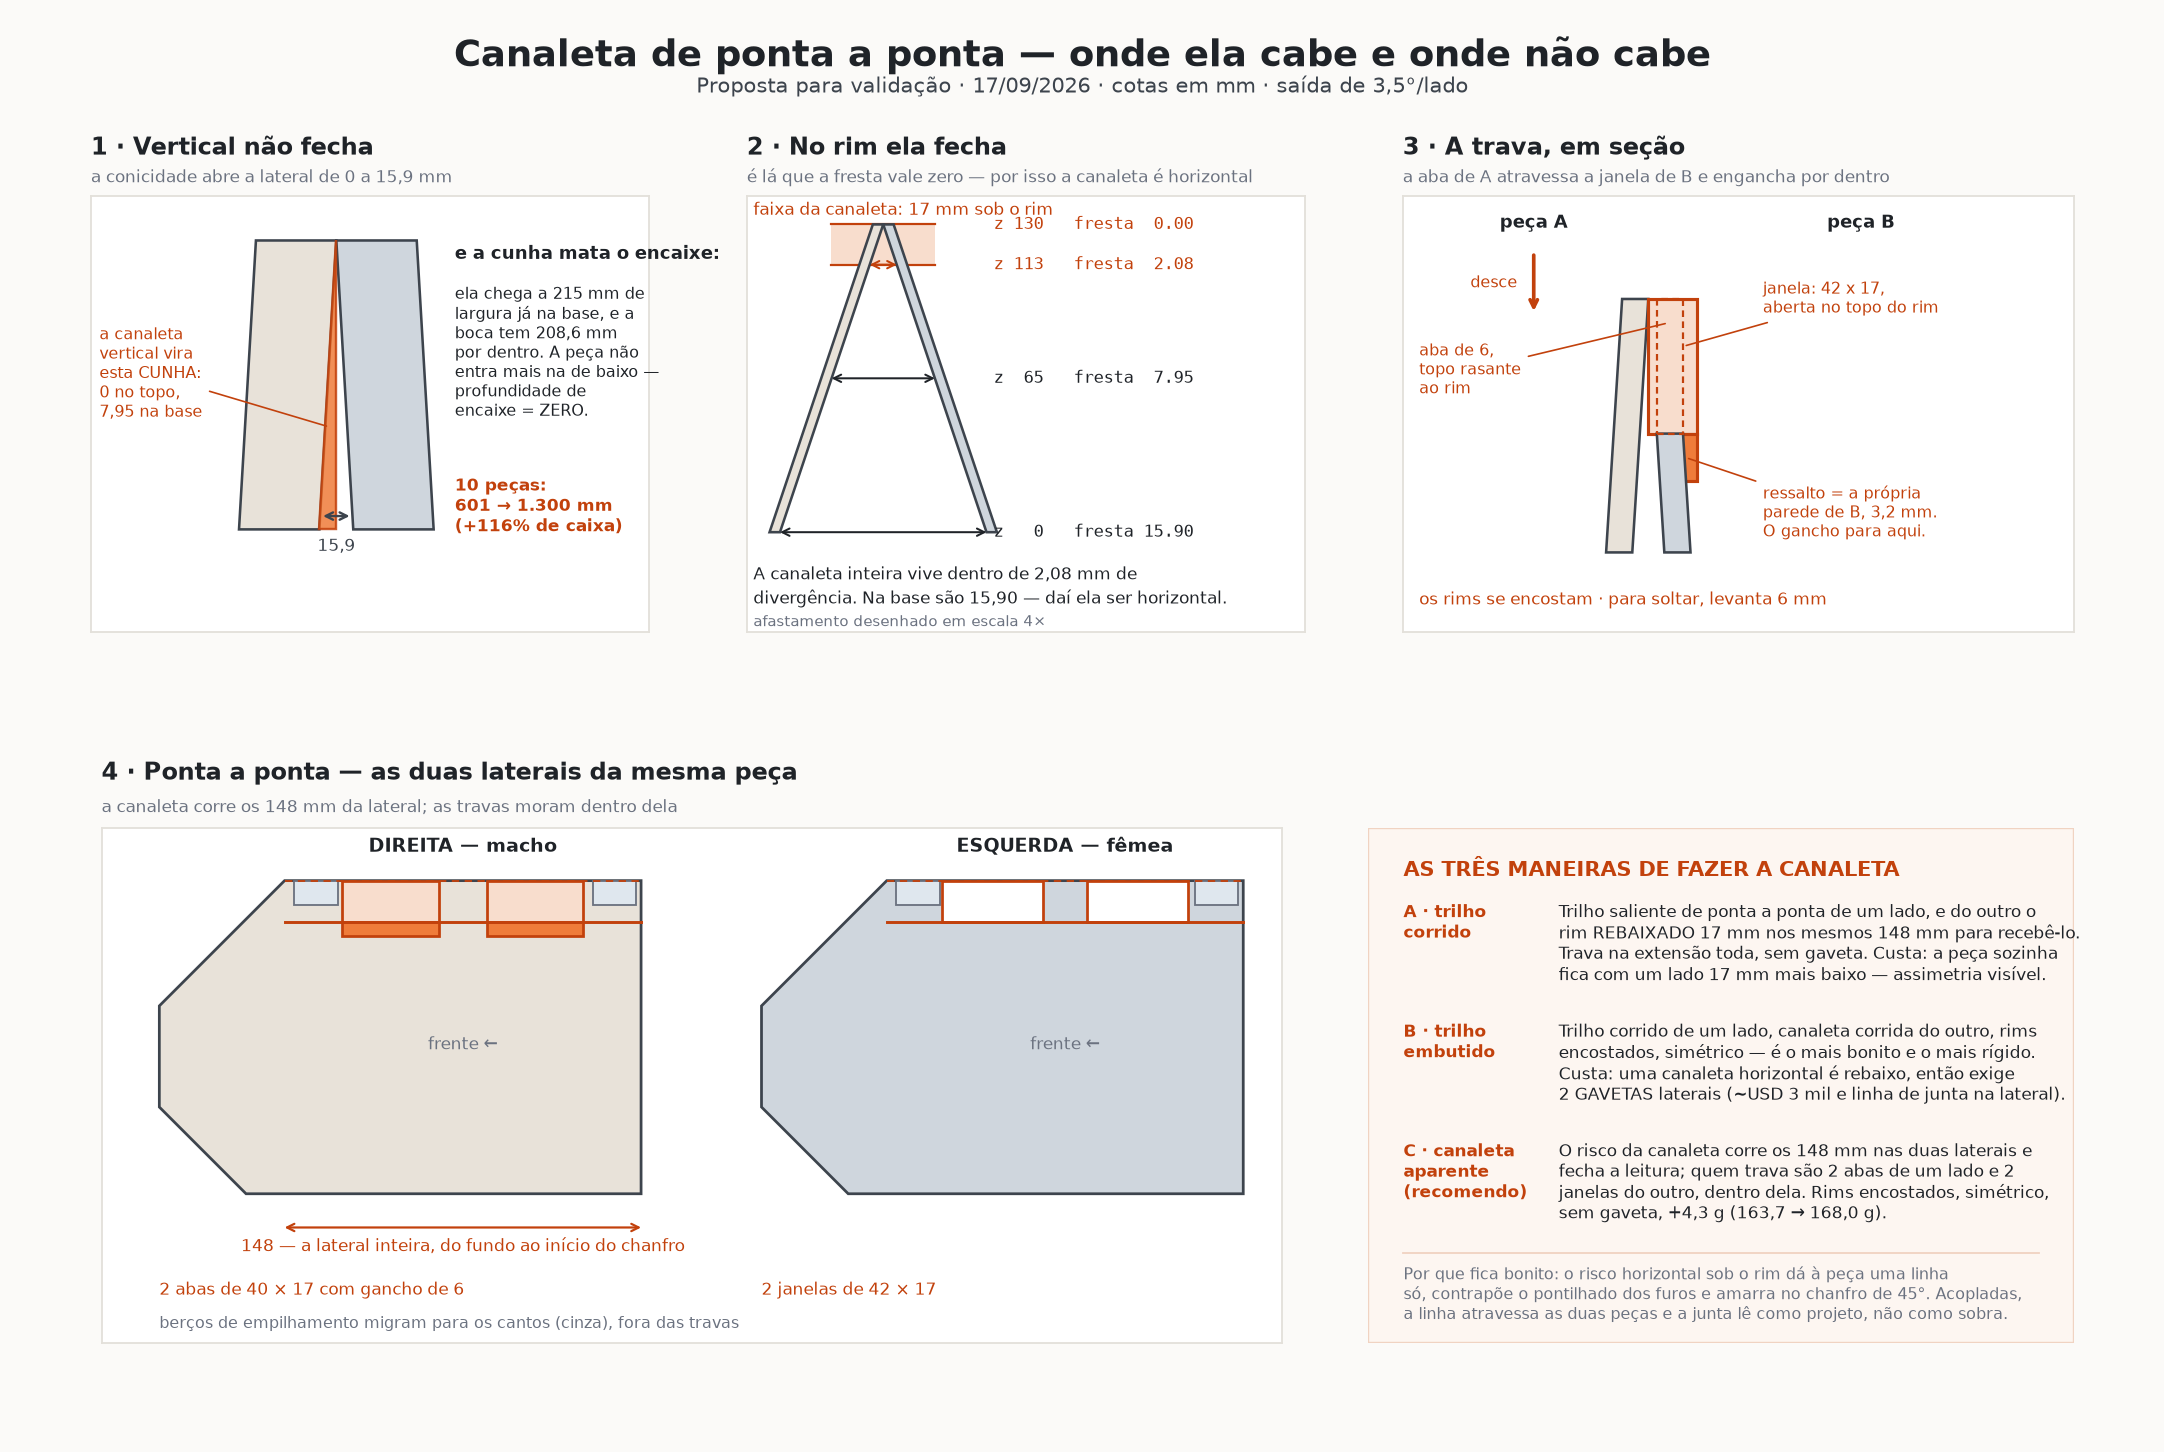

Recreate this plot in Python.
#!/usr/bin/env python3
"""Canaleta de ponta a ponta na lateral -- desenho de validacao.

Responde ao pedido "uma canaleta de ponta a ponta na lateral, de um lado macho
e do outro femea", mostrando (a) por que ela nao pode ser VERTICAL, (b) por que
no rim ela fecha, (c) as tres maneiras de faze-la corrida e o que cada uma
custa. Nao gera solido.
"""
import matplotlib
matplotlib.use("Agg")
import matplotlib.pyplot as plt
from matplotlib.patches import Polygon, Rectangle
import numpy as np

TINTA, LINHA = "#1f2328", "#3d444d"
PECA, PECA2 = "#e8e2d9", "#cfd6dd"
NOVO, CINZA = "#c2410c", "#6b7280"
ROSA, FORTE, FUNDO = "#f8ddcd", "#ef7c3a", "#fbfaf8"
T = np.tan(np.radians(3.5))

fig = plt.figure(figsize=(16.4, 11.0), facecolor=FUNDO)
fig.text(0.5, 0.975, "Canaleta de ponta a ponta — onde ela cabe e onde não cabe",
         ha="center", va="top", fontsize=20, color=TINTA, weight="bold")
fig.text(0.5, 0.948, "Proposta para validação · 17/09/2026 · cotas em mm · saída de 3,5°/lado",
         ha="center", va="top", fontsize=11.5, color=LINHA)


def eixo(rect, num, tit, sub=""):
    ax = fig.add_axes(rect); ax.set_facecolor("white")
    for s in ax.spines.values():
        s.set_color("#e3e0da"); s.set_linewidth(1)
    ax.set_xticks([]); ax.set_yticks([])
    ax.text(0, 1.082, f"{num} · {tit}", transform=ax.transAxes, fontsize=13,
            color=TINTA, weight="bold", va="bottom")
    if sub:
        ax.text(0, 1.022, sub, transform=ax.transAxes, fontsize=9.5,
                color=CINZA, va="bottom")
    return ax


# ======== 1 - VERTICAL NAO FECHA ==========================================
ax = eixo([0.042, 0.565, 0.258, 0.30], "1", "Vertical não fecha",
          "a conicidade abre a lateral de 0 a 15,9 mm")
ax.set_xlim(-108, 156); ax.set_ylim(-46, 150)
ax.add_patch(Polygon([(0, 0), (8, 130), (-30, 130), (-38, 0)], closed=True,
                     facecolor=PECA, edgecolor=LINHA, lw=1.4))
ax.add_patch(Polygon([(16, 0), (8, 130), (46, 130), (54, 0)], closed=True,
                     facecolor=PECA2, edgecolor=LINHA, lw=1.4))
# a cunha que uma canaleta vertical precisaria ser
ax.add_patch(Polygon([(8, 130), (8, 0), (0, 0)], closed=True, facecolor=FORTE,
                     edgecolor=NOVO, lw=1.3, alpha=.85))
ax.annotate("a canaleta\nvertical vira\nesta CUNHA:\n0 no topo,\n7,95 na base",
            (5, 46), (-104, 70), fontsize=8.8, color=NOVO, ha="left", va="center",
            arrowprops=dict(arrowstyle="-", color=NOVO, lw=.9))
ax.annotate("", (0, 6), (16, 6), arrowprops=dict(arrowstyle="<->", color=LINHA, lw=1.3))
ax.text(8, -4, "15,9", fontsize=9, color=LINHA, ha="center", va="top")
ax.text(64, 128, "e a cunha mata o encaixe:", fontsize=9.6, color=TINTA,
        weight="bold", va="top")
ax.text(64, 110, "ela chega a 215 mm de\nlargura já na base, e a\nboca tem 208,6 mm\n"
        "por dentro. A peça não\nentra mais na de baixo —\nprofundidade de\nencaixe = ZERO.",
        fontsize=8.8, color=TINTA, va="top")
ax.text(64, 24, "10 peças:\n601 → 1.300 mm\n(+116% de caixa)",
        fontsize=9.2, color=NOVO, va="top", weight="bold")

# ======== 2 - NO RIM FECHA ================================================
ax = eixo([0.345, 0.565, 0.258, 0.30], "2", "No rim ela fecha",
          "é lá que a fresta vale zero — por isso a canaleta é horizontal")
ax.set_xlim(-42, 130); ax.set_ylim(-42, 142)
K = 4.0    # afastamento exagerado, senao nao se ve
ax.add_patch(Rectangle((-16, 113), 32, 17, facecolor=ROSA, edgecolor="none", zorder=0))
for sx, cor in ((-1, PECA), (1, PECA2)):
    def fx(z, sx=sx):
        return sx * (130 - z) * T * K
    ax.add_patch(Polygon([(fx(0), 0), (fx(130), 130), (fx(130) + sx * 3.2, 130),
                          (fx(0) + sx * 3.2, 0)], closed=True, facecolor=cor,
                         edgecolor=LINHA, lw=1.4, zorder=2))
ax.plot([-16, 16], [113, 113], color=NOVO, lw=1.2, zorder=1)
ax.plot([-16, 16], [130, 130], color=NOVO, lw=1.2, zorder=1)
ax.text(-40, 136, "faixa da canaleta: 17 mm sob o rim", fontsize=9, color=NOVO,
        ha="left", va="center")
for z, cor in ((130, NOVO), (113, NOVO), (65, TINTA), (0, TINTA)):
    g = 2 * (130 - z) * T
    ax.annotate("", (-g / 2 * K, z), (g / 2 * K, z), arrowprops=dict(
        arrowstyle="<->" if g > 1.5 else "-", color=cor, lw=1.1, shrinkA=0,
        shrinkB=0), zorder=3)
    ax.text(34, z, f"z {z:3d}   fresta {g:5.2f}", fontsize=9.4, color=cor,
            family="monospace", va="center")
ax.text(-40, -18, "A canaleta inteira vive dentro de 2,08 mm de",
        fontsize=9, color=TINTA, va="center")
ax.text(-40, -28, "divergência. Na base são 15,90 — daí ela ser horizontal.",
        fontsize=9, color=TINTA, va="center")
ax.text(-40, -38, "afastamento desenhado em escala 4×", fontsize=8.4,
        color=CINZA, va="center")

# ======== 3 - SECAO DA TRAVA ==============================================
ax = eixo([0.648, 0.565, 0.31, 0.30], "3", "A trava, em seção",
          "a aba de A atravessa a janela de B e engancha por dentro")
ax.set_xlim(-30, 52); ax.set_ylim(88, 143)
# peca A (esquerda): parede + aba + gancho
ax.add_patch(Polygon([(-(130 - 98) * T, 98), (0, 130), (-3.2, 130),
                      (-(130 - 98) * T - 3.2, 98)], closed=True, facecolor=PECA,
                     edgecolor=LINHA, lw=1.4))
ax.add_patch(Polygon([(0, 113), (6, 113), (6, 130), (0, 130)], closed=True,
                     facecolor=ROSA, edgecolor=NOVO, lw=1.7))
ax.add_patch(Polygon([(3.6, 107), (6, 107), (6, 113), (3.6, 113)], closed=True,
                     facecolor=FORTE, edgecolor=NOVO, lw=1.7))
# peca B (direita): parede so ate 113 nesta secao -- acima e a janela
ax.add_patch(Polygon([((130 - 98) * T, 98), (2.08 / 2, 113), (2.08 / 2 + 3.2, 113),
                      ((130 - 98) * T + 3.2, 98)], closed=True, facecolor=PECA2,
                     edgecolor=LINHA, lw=1.4))
ax.add_patch(Rectangle((1.04, 113), 3.2, 17, facecolor="none", edgecolor=NOVO,
                       lw=1.2, ls=(0, (3, 2))))
ax.text(-14, 139, "peça A", fontsize=9.6, color=TINTA, ha="center", weight="bold")
ax.text(26, 139, "peça B", fontsize=9.6, color=TINTA, ha="center", weight="bold")
ax.annotate("janela: 42 x 17,\naberta no topo do rim", (4.2, 124), (14, 130),
            fontsize=8.6, color=NOVO, ha="left", va="center",
            arrowprops=dict(arrowstyle="-", color=NOVO, lw=.9))
ax.annotate("ressalto = a própria\nparede de B, 3,2 mm.\nO gancho para aqui.",
            (4.5, 110), (14, 103), fontsize=8.6, color=NOVO, ha="left", va="center",
            arrowprops=dict(arrowstyle="-", color=NOVO, lw=.9))
ax.annotate("aba de 6,\ntopo rasante\nao rim", (2.5, 127), (-28, 121), fontsize=8.6,
            color=NOVO, ha="left", va="center",
            arrowprops=dict(arrowstyle="-", color=NOVO, lw=.9))
ax.annotate("", (-14, 128), (-14, 136), arrowprops=dict(arrowstyle="->", color=NOVO, lw=2))
ax.text(-16, 132, "desce", fontsize=8.8, color=NOVO, ha="right", va="center")
ax.text(-28, 92, "os rims se encostam · para soltar, levanta 6 mm",
        fontsize=9, color=NOVO, va="center")

# ======== 4 - PONTA A PONTA, VISTA LATERAL ================================
ax = eixo([0.042, 0.075, 0.555, 0.355], "4",
          "Ponta a ponta — as duas laterais da mesma peça",
          "a canaleta corre os 148 mm da lateral; as travas moram dentro dela")
ax.set_aspect("equal")
ax.set_xlim(-24, 466); ax.set_ylim(-62, 152)
SIL = [(200, 0), (200, 130), (52, 130), (0, 78), (0, 36), (36, 0)]
for ox, lado, cor in ((0, "DIREITA — macho", PECA), (250, "ESQUERDA — fêmea", PECA2)):
    ax.add_patch(Polygon([(x + ox, z) for x, z in SIL], closed=True,
                         facecolor=cor, edgecolor=LINHA, lw=1.5))
    # a canaleta: risco corrido de ponta a ponta
    ax.plot([52 + ox, 200 + ox], [113, 113], color=NOVO, lw=1.6)
    ax.plot([52 + ox, 200 + ox], [130, 130], color=NOVO, lw=1.0, ls=(0, (4, 3)))
    ax.text(ox + 126, 142, lado, fontsize=10.5, color=TINTA, ha="center", weight="bold")
    for x0 in (76, 136):
        if ox == 0:
            ax.add_patch(Rectangle((x0 + ox, 113), 40, 17, facecolor=ROSA,
                                   edgecolor=NOVO, lw=1.5))
            ax.add_patch(Rectangle((x0 + ox, 107), 40, 6, facecolor=FORTE,
                                   edgecolor=NOVO, lw=1.5))
        else:
            ax.add_patch(Rectangle((x0 - 1 + ox, 113), 42, 17, facecolor="white",
                                   edgecolor=NOVO, lw=1.5))
    for x0 in (56, 180):   # bercos de empilhamento, nos cantos
        ax.add_patch(Rectangle((x0 + ox, 120), 18, 10, facecolor="#dfe7ee",
                               edgecolor=CINZA, lw=1))
ax.annotate("", (52, -14), (200, -14), arrowprops=dict(
    arrowstyle="<->", color=NOVO, lw=1.2, shrinkA=0, shrinkB=0))
ax.text(126, -18, "148 — a lateral inteira, do fundo ao início do chanfro",
        fontsize=9, color=NOVO, ha="center", va="top")
ax.text(0, -40, "2 abas de 40 × 17 com gancho de 6", fontsize=9, color=NOVO, va="center")
ax.text(250, -40, "2 janelas de 42 × 17", fontsize=9, color=NOVO, va="center")
ax.text(0, -54, "berços de empilhamento migram para os cantos (cinza), fora das travas",
        fontsize=8.8, color=CINZA, va="center")
ax.text(126, 60, "frente ←", fontsize=9, color=CINZA, ha="center")
ax.text(376, 60, "frente ←", fontsize=9, color=CINZA, ha="center")

# ======== 5 - AS TRES MANEIRAS ============================================
bx = fig.add_axes([0.632, 0.075, 0.326, 0.355]); bx.axis("off")
bx.set_xlim(0, 1); bx.set_ylim(0, 1)
bx.add_patch(Rectangle((0, 0), 1, 1, transform=bx.transAxes, facecolor="#fdf6f1",
                       edgecolor="#f0d3c2", lw=1.3))
bx.text(0.05, 0.945, "AS TRÊS MANEIRAS DE FAZER A CANALETA",
        fontsize=11.5, color=NOVO, weight="bold", va="top")
itens = [
 ("A · trilho\ncorrido",
  "Trilho saliente de ponta a ponta de um lado, e do outro o\n"
  "rim REBAIXADO 17 mm nos mesmos 148 mm para recebê-lo.\n"
  "Trava na extensão toda, sem gaveta. Custa: a peça sozinha\n"
  "fica com um lado 17 mm mais baixo — assimetria visível.", TINTA),
 ("B · trilho\nembutido",
  "Trilho corrido de um lado, canaleta corrida do outro, rims\n"
  "encostados, simétrico — é o mais bonito e o mais rígido.\n"
  "Custa: uma canaleta horizontal é rebaixo, então exige\n"
  "2 GAVETAS laterais (~USD 3 mil e linha de junta na lateral).", TINTA),
 ("C · canaleta\naparente\n(recomendo)",
  "O risco da canaleta corre os 148 mm nas duas laterais e\n"
  "fecha a leitura; quem trava são 2 abas de um lado e 2\n"
  "janelas do outro, dentro dela. Rims encostados, simétrico,\n"
  "sem gaveta, +4,3 g (163,7 → 168,0 g).", TINTA),
]
y = 0.855
for t, c, cor in itens:
    bx.text(0.05, y, t, fontsize=9.3, color=NOVO, weight="bold", va="top")
    bx.text(0.27, y, c, fontsize=9.1, color=cor, va="top")
    y -= 0.232
bx.plot([0.05, 0.95], [0.175, 0.175], color="#f0d3c2", lw=1)
bx.text(0.05, 0.152, "Por que fica bonito: o risco horizontal sob o rim dá à peça uma linha\n"
        "só, contrapõe o pontilhado dos furos e amarra no chanfro de 45°. Acopladas,\n"
        "a linha atravessa as duas peças e a junta lê como projeto, não como sobra.",
        fontsize=8.5, color=CINZA, va="top")
fig.savefig("/home/user/produtos/cesto-empilhavel/cad/proposta-canaleta.png",
            dpi=132, facecolor=FUNDO)
print("ok")
